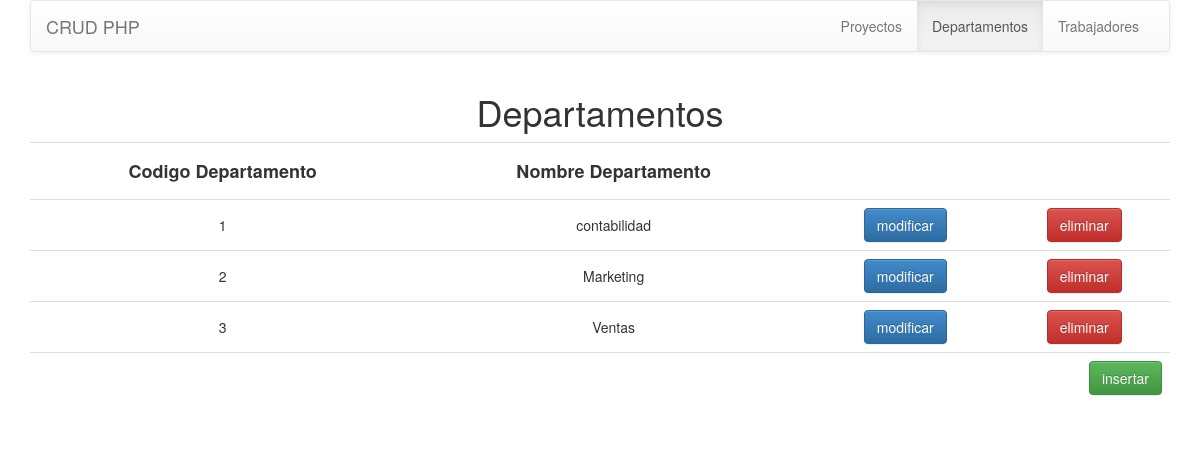
The app's page /crud/departamentos.php with its own data.
### tables this page shows
CREATE TABLE IF NOT EXISTS `departamentos` (
  `codDepartamento` int(11) NOT NULL AUTO_INCREMENT,
  `nomDepartamento` char(20) DEFAULT NULL,
  PRIMARY KEY (`codDepartamento`)
);

### crud/departamentos.php (the view, shortened to what this page needs)
<!DOCTYPE html>
<html>
<head>
<link type="text/css" rel="stylesheet" href="css/bootstrap.css" />
<link type="text/css" rel="stylesheet" href="css/bootstrap-theme.css" />
</head>
<body>
<div class="container">
  <div class="text-center">
    <div id='tabla' class="h1">Departamentos</div>
  </div>
<?php
include 'php/conexion.php';
$query = 'SELECT codDepartamento, nomDepartamento FROM departamentos
			order by codDepartamento';
$resultado = mysqli_query($conexion,$query) or die('Consulta fallida: ' . mysqli_error().'<br/>');
echo "<form id='form' action='proceso.php' method='POST'>";
echo "<div class='row'>";
echo "<div class='col-lg-12 col-md-12 col-sm-12'>";
echo "<div class='table-responsive'>";
echo "<table class='table table-hover'>";
echo "<tr class='text-center'>";
echo "<td><h4><strong>Codigo Departamento</h4></strong></td>";
echo "<td><h4><strong>Nombre Departamento</h4></strong></td>";
echo "<td></td>";
echo "<td></td>";
echo "</tr>";
	while ($registro = mysqli_fetch_array($resultado, MYSQLI_ASSOC)) {
		echo "<tr class='text-center'>";
			echo "<td style='vertical-align:middle'>".$registro['codDepartamento']."</td>";
			echo "<td style='vertical-align:middle'>".$registro['nomDepartamento']."</td>";
			echo "<td><button class='btn btn-primary' type='submit' name='modificarDepartamento' value='".$registro['codDepartamento']."'>modificar</button></td>";
			echo "<td><a name='eliminar' class='btn btn-danger' data-toggle='modal' data-target='#eliminarModal' value=".$registro['codDepartamento'].">eliminar</a></td>";
		echo "</tr>";
	}
echo "<tr><td colspan='6' class='text-right'><button class='btn btn-success' type='submit' name='insertarDepartamento' value='insertar'>insertar</button></td></tr>";
echo "</table>";
echo "</div>";
echo "</div>";
echo "</div>";
echo "</div>";
?>
</body>
</html>

### records on screen
departamentos: codDepartamento "1", nomDepartamento "contabilidad"
departamentos: codDepartamento "2", nomDepartamento "Marketing"
departamentos: codDepartamento "3", nomDepartamento "Ventas"
